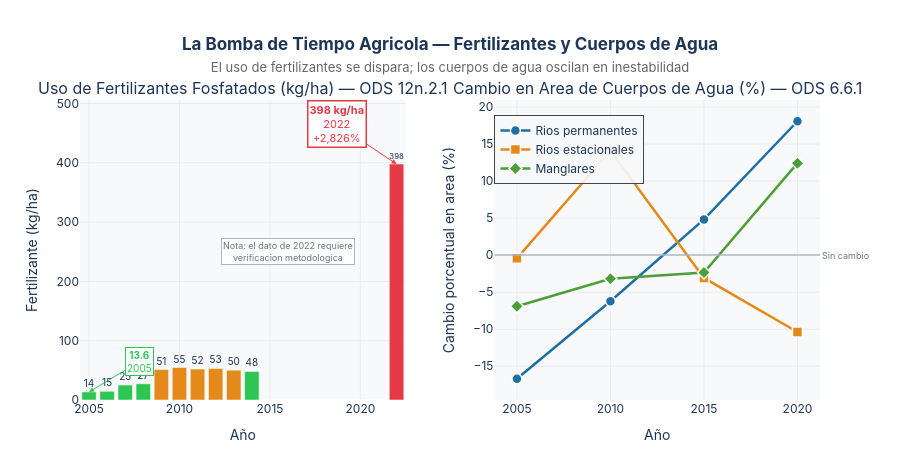

Source (notebook cell):
### Markdown cell above
---
## Parte V — El Fertilizante: la bomba de tiempo del agua

Un indicador que casi nadie menciona en la discusión pública:  
El uso de **fertilizantes fosfatados** en México pasó de **13.6 kg/ha** en 2005 a **398 kg/ha** en 2022.  
Un incremento de **+2,826%** en 17 años.

Los fertilizantes en exceso se filtran a los cuerpos de agua, provocando **eutrofización** — el envenenamiento de ríos y lagos por exceso de nutrientes que mata la biodiversidad acuática y hace el agua no apta para consumo humano.  

Esta es la conexión entre el modelo agrícola/laboral (ODS 8-12) y la crisis del agua (ODS 6).

### Code cell
# ══════════════════════════════════════════════════════════════════════════════
# FIGURA 6 — Fertilizantes + Cambio en cuerpos de agua
# ══════════════════════════════════════════════════════════════════════════════

fertil  = get_serie('12N.2.1')   # fertilizantes fosfatados
rio_per = get_serie('6.6.1.A')   # cambio area rios permanentes
rio_est = get_serie('6.6.1.B')   # cambio area rios estacionales
mangl   = get_serie('6.6.1.C')   # cambio area manglares

fig_fert = make_subplots(
    rows=1, cols=2,
    subplot_titles=[
        'Uso de Fertilizantes Fosfatados (kg/ha) — ODS 12n.2.1',
        'Cambio en Area de Cuerpos de Agua (%) — ODS 6.6.1'
    ],
    horizontal_spacing=0.12
)

# ── Panel izq: Fertilizantes ──────────────────────────────────────────────────
colors_fert = [
    C_ALERTA if v > 200 else '#E5891A' if v > 50 else C_MEJORA
    for v in fertil['valor']
]
fig_fert.add_trace(go.Bar(
    x=fertil['periodo'], y=fertil['valor'],
    marker_color=colors_fert,
    marker_line_color='white', marker_line_width=0.5,
    text=['{:.0f}'.format(v) for v in fertil['valor']],
    textposition='outside',
    textfont=dict(size=10),
    showlegend=False,
    hovertemplate='<b>%{x}</b><br>Fertilizante: <b>%{y:.1f} kg/ha</b><extra></extra>'
), row=1, col=1)

fig_fert.add_annotation(
    x=2005, y=13.6, text='<b>13.6</b><br>2005',
    showarrow=True, arrowhead=2, arrowcolor=C_MEJORA,
    ax=50, ay=-30, font=dict(size=10, color=C_MEJORA),
    bgcolor='rgba(255,255,255,0.85)', bordercolor=C_MEJORA, borderwidth=1,
    row=1, col=1
)
fig_fert.add_annotation(
    x=2022, y=398.0, text='<b>398 kg/ha</b><br>2022<br>+2,826%',
    showarrow=True, arrowhead=2, arrowcolor=C_ALERTA,
    ax=-60, ay=-40, font=dict(size=11, color=C_ALERTA),
    bgcolor='rgba(255,255,255,0.9)', bordercolor=C_ALERTA, borderwidth=1.5,
    row=1, col=1
)

# Nota: dato de 2022 es un salto (posible cambio metodologico o dato extremo)
fig_fert.add_annotation(
    x=2016, y=250,
    text='Nota: el dato de 2022 requiere<br>verificacion metodologica',
    showarrow=False, font=dict(size=9, color=C_NEUTRO),
    bgcolor='rgba(255,255,255,0.8)', bordercolor='#ADB5BD', borderwidth=1,
    row=1, col=1
)

# ── Panel der: Cambio en cuerpos de agua ──────────────────────────────────────
water_bodies = [
    (rio_per, 'Rios permanentes',  C_AGUA,   'circle'),
    (rio_est, 'Rios estacionales', C_TRABAJO,'square'),
    (mangl,   'Manglares',        C_SALUD,  'diamond'),
]
for data, name, color, sym in water_bodies:
    if len(data) > 0:
        fig_fert.add_trace(go.Scatter(
            x=data['periodo'], y=data['valor'],
            mode='lines+markers', name=name,
            line=dict(color=color, width=2.5),
            marker=dict(size=10, color=color, symbol=sym,
                        line=dict(width=1.5, color='white')),
            hovertemplate='<b>' + name + ' %{x}</b><br>Cambio: <b>%{y:+.1f}%</b><extra></extra>'
        ), row=1, col=2)

fig_fert.add_hline(
    y=0, line_width=1.5, line_color='#ADB5BD', row=1, col=2,
    annotation_text='Sin cambio', annotation_position='right',
    annotation_font=dict(size=9, color=C_NEUTRO)
)

fig_fert.update_xaxes(showgrid=True, gridcolor='#E9ECEF', title_text='Año')
fig_fert.update_yaxes(showgrid=True, gridcolor='#E9ECEF')
fig_fert.update_yaxes(title_text='Fertilizante (kg/ha)', row=1, col=1)
fig_fert.update_yaxes(title_text='Cambio porcentual en area (%)', row=1, col=2)

fig_fert.update_layout(
    title=dict(
        text='<b>La Bomba de Tiempo Agricola — Fertilizantes y Cuerpos de Agua</b><br>'
             '<span style="font-size:13px;color:#666;font-weight:normal">'
             'El uso de fertilizantes se dispara; los cuerpos de agua oscilan en inestabilidad</span>',
        x=0.5, xanchor='center'
    ),
    height=460, plot_bgcolor=C_FONDO, paper_bgcolor='white',
    font=dict(family='Inter, Arial, sans-serif', color=C_LINEA),
    legend=dict(x=0.56, y=0.95, bgcolor='rgba(248,249,250,0.9)', borderwidth=1),
    margin=dict(t=100, b=60)
)
fig_fert.show()

### Figure 1 — Plotly figure (JSON) as saved in the notebook; plotly's stock layout.template omitted (floating-point values rounded to 4 significant figures)
{"data": [{"hovertemplate": "<b>%{x}</b><br>Fertilizante: <b>%{y:.1f} kg/ha</b><extra></extra>", "marker": {"color": ["#2DC653", "#2DC653", "#2DC653", "#2DC653", "#E5891A", "#E5891A", "#E5891A", "#E5891A", "#E5891A", "#2DC653", "#E63946"], "line": {"color": "white", "width": 0.5}}, "showlegend": false, "text": ["14", "15", "25", "27", "51", "55", "52", "53", "50", "48", "398"], "textfont": {"size": 10}, "textposition": "outside", "type": "bar", "x": [2005, 2006, 2007, 2008, 2009, 2010, 2011, 2012, 2013, 2014, 2022], "xaxis": "x", "y": [13.6, 14.6, 25.1, 27.4, 51.3, 54.8, 52.1, 53.2, 50.3, 48.1, 398.0], "yaxis": "y"}, {"hovertemplate": "<b>Rios permanentes %{x}</b><br>Cambio: <b>%{y:+.1f}%</b><extra></extra>", "line": {"color": "#1D6FA4", "width": 2.5}, "marker": {"color": "#1D6FA4", "line": {"color": "white", "width": 1.5}, "size": 10, "symbol": "circle"}, "mode": "lines+markers", "name": "Rios permanentes", "type": "scatter", "x": [2005, 2010, 2015, 2020], "xaxis": "x2", "y": [-16.69, -6.227, 4.813, 18.07], "yaxis": "y2"}, {"hovertemplate": "<b>Rios estacionales %{x}</b><br>Cambio: <b>%{y:+.1f}%</b><extra></extra>", "line": {"color": "#E5891A", "width": 2.5}, "marker": {"color": "#E5891A", "line": {"color": "white", "width": 1.5}, "size": 10, "symbol": "square"}, "mode": "lines+markers", "name": "Rios estacionales", "type": "scatter", "x": [2005, 2010, 2015, 2020], "xaxis": "x2", "y": [-0.4401, 14.08, -3.081, -10.39], "yaxis": "y2"}, {"hovertemplate": "<b>Manglares %{x}</b><br>Cambio: <b>%{y:+.1f}%</b><extra></extra>", "line": {"color": "#4C9F38", "width": 2.5}, "marker": {"color": "#4C9F38", "line": {"color": "white", "width": 1.5}, "size": 10, "symbol": "diamond"}, "mode": "lines+markers", "name": "Manglares", "type": "scatter", "x": [2005, 2010, 2015, 2020], "xaxis": "x2", "y": [-6.905, -3.183, -2.345, 12.41], "yaxis": "y2"}], "layout": {"annotations": [{"font": {"size": 16}, "showarrow": false, "text": "Uso de Fertilizantes Fosfatados (kg/ha) — ODS 12n.2.1", "x": 0.22, "xanchor": "center", "xref": "paper", "y": 1, "yanchor": "bottom", "yref": "paper"}, {"font": {"size": 16}, "showarrow": false, "text": "Cambio en Area de Cuerpos de Agua (%) — ODS 6.6.1", "x": 0.78, "xanchor": "center", "xref": "paper", "y": 1, "yanchor": "bottom", "yref": "paper"}, {"arrowcolor": "#2DC653", "arrowhead": 2, "ax": 50, "ay": -30, "bgcolor": "rgba(255,255,255,0.85)", "bordercolor": "#2DC653", "borderwidth": 1, "font": {"color": "#2DC653", "size": 10}, "showarrow": true, "text": "<b>13.6</b><br>2005", "x": 2005, "xref": "x", "y": 13.6, "yref": "y"}, {"arrowcolor": "#E63946", "arrowhead": 2, "ax": -60, "ay": -40, "bgcolor": "rgba(255,255,255,0.9)", "bordercolor": "#E63946", "borderwidth": 1.5, "font": {"color": "#E63946", "size": 11}, "showarrow": true, "text": "<b>398 kg/ha</b><br>2022<br>+2,826%", "x": 2022, "xref": "x", "y": 398, "yref": "y"}, {"bgcolor": "rgba(255,255,255,0.8)", "bordercolor": "#ADB5BD", "borderwidth": 1, "font": {"color": "#6C757D", "size": 9}, "showarrow": false, "text": "Nota: el dato de 2022 requiere<br>verificacion metodologica", "x": 2016, "xref": "x", "y": 250, "yref": "y"}, {"font": {"color": "#6C757D", "size": 9}, "showarrow": false, "text": "Sin cambio", "x": 1, "xanchor": "left", "xref": "x2 domain", "y": 0, "yanchor": "middle", "yref": "y2"}], "font": {"color": "#1D3557", "family": "Inter, Arial, sans-serif"}, "height": 460, "legend": {"bgcolor": "rgba(248,249,250,0.9)", "borderwidth": 1, "x": 0.56, "y": 0.95}, "margin": {"b": 60, "t": 100}, "paper_bgcolor": "white", "plot_bgcolor": "#F8F9FA", "shapes": [{"line": {"color": "#ADB5BD", "width": 1.5}, "type": "line", "x0": 0, "x1": 1, "xref": "x2 domain", "y0": 0, "y1": 0, "yref": "y2"}], "title": {"text": "<b>La Bomba de Tiempo Agricola — Fertilizantes y Cuerpos de Agua</b><br><span style=\"font-size:13px;color:#666;font-weight:normal\">El uso de fertilizantes se dispara; los cuerpos de agua oscilan en inestabilidad</span>", "x": 0.5, "xanchor": "center"}, "xaxis": {"anchor": "y", "domain": [0, 0.44], "gridcolor": "#E9ECEF", "showgrid": true, "title": {"text": "Año"}}, "xaxis2": {"anchor": "y2", "domain": [0.56, 1], "gridcolor": "#E9ECEF", "showgrid": true, "title": {"text": "Año"}}, "yaxis": {"anchor": "x", "domain": [0, 1], "gridcolor": "#E9ECEF", "showgrid": true, "title": {"text": "Fertilizante (kg/ha)"}}, "yaxis2": {"anchor": "x2", "domain": [0, 1], "gridcolor": "#E9ECEF", "showgrid": true, "title": {"text": "Cambio porcentual en area (%)"}}}}
